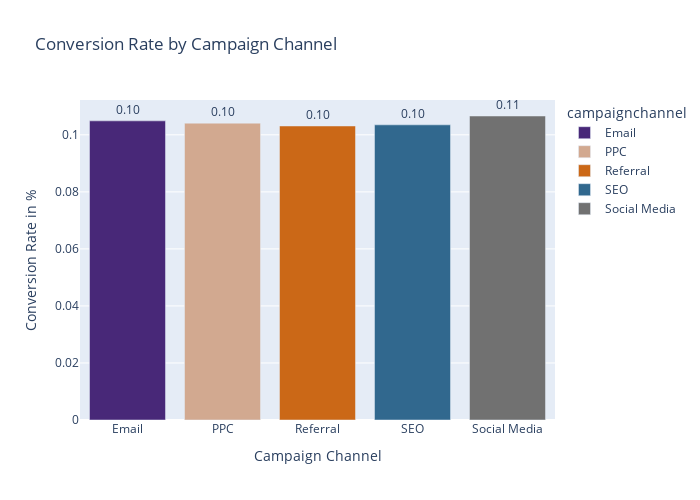

Write notebook code for a chart like this one.
### Code cell
fig = px.bar(df_rates, x='campaignchannel', y='conversion_rate',
             color='campaignchannel', text='conversion_rate',
             title='Conversion Rate by Campaign Channel',
            color_discrete_sequence=["#482878", "#d2a990", "#cb6817", "#31688e", "#717171"])

fig.update_traces(texttemplate='%{text:.2f}', textposition='outside')
fig.update_layout(yaxis_title='Conversion Rate in %', xaxis_title='Campaign Channel', height=500, width = 700)

# Save as PNG (or use .jpeg, .pdf, etc.)
fig.write_image("conversion_rate_channel.png")  
Image("conversion_rate_channel.png")
fig.show()

### Figure 1 — Plotly figure (JSON) as saved in the notebook; plotly's stock layout.template omitted (floating-point values rounded to 4 significant figures)
{"data": [{"hovertemplate": "campaignchannel=%{x}<br>conversion_rate=%{text}<extra></extra>", "legendgroup": "Email", "marker": {"color": "#482878", "pattern": {"shape": ""}}, "name": "Email", "orientation": "v", "showlegend": true, "text": [0.1049], "textposition": "outside", "texttemplate": "%{text:.2f}", "type": "bar", "x": ["Email"], "xaxis": "x", "y": [0.1049], "yaxis": "y"}, {"hovertemplate": "campaignchannel=%{x}<br>conversion_rate=%{text}<extra></extra>", "legendgroup": "PPC", "marker": {"color": "#d2a990", "pattern": {"shape": ""}}, "name": "PPC", "orientation": "v", "showlegend": true, "text": [0.1041], "textposition": "outside", "texttemplate": "%{text:.2f}", "type": "bar", "x": ["PPC"], "xaxis": "x", "y": [0.1041], "yaxis": "y"}, {"hovertemplate": "campaignchannel=%{x}<br>conversion_rate=%{text}<extra></extra>", "legendgroup": "Referral", "marker": {"color": "#cb6817", "pattern": {"shape": ""}}, "name": "Referral", "orientation": "v", "showlegend": true, "text": [0.1031], "textposition": "outside", "texttemplate": "%{text:.2f}", "type": "bar", "x": ["Referral"], "xaxis": "x", "y": [0.1031], "yaxis": "y"}, {"hovertemplate": "campaignchannel=%{x}<br>conversion_rate=%{text}<extra></extra>", "legendgroup": "SEO", "marker": {"color": "#31688e", "pattern": {"shape": ""}}, "name": "SEO", "orientation": "v", "showlegend": true, "text": [0.1035], "textposition": "outside", "texttemplate": "%{text:.2f}", "type": "bar", "x": ["SEO"], "xaxis": "x", "y": [0.1035], "yaxis": "y"}, {"hovertemplate": "campaignchannel=%{x}<br>conversion_rate=%{text}<extra></extra>", "legendgroup": "Social Media", "marker": {"color": "#717171", "pattern": {"shape": ""}}, "name": "Social Media", "orientation": "v", "showlegend": true, "text": [0.1066], "textposition": "outside", "texttemplate": "%{text:.2f}", "type": "bar", "x": ["Social Media"], "xaxis": "x", "y": [0.1066], "yaxis": "y"}], "layout": {"barmode": "relative", "height": 500, "legend": {"title": {"text": "campaignchannel"}, "tracegroupgap": 0}, "title": {"text": "Conversion Rate by Campaign Channel"}, "width": 700, "xaxis": {"anchor": "y", "autorange": true, "categoryarray": ["Email", "PPC", "Referral", "SEO", "Social Media"], "categoryorder": "array", "domain": [0, 1], "range": [-0.5, 4.5], "title": {"text": "Campaign Channel"}, "type": "category"}, "yaxis": {"anchor": "x", "autorange": true, "domain": [0, 1], "range": [0, 0.1122], "title": {"text": "Conversion Rate in %"}, "type": "linear"}}}
